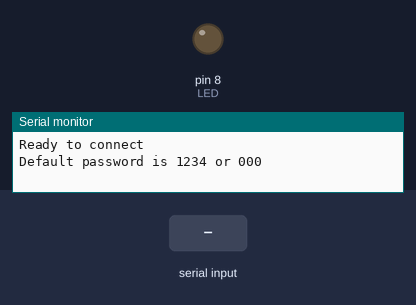
This sketch was run on a simulated Arduino Uno, built with avr-gcc and run on an emulated ATmega328P. Parts: output pins drawn as LEDs (lit = HIGH), the last lines printed to the serial monitor. The test bench sets the inputs (shaded band).

Above: at 2.8 s.
2.9 s: "yes\n" received over the second serial link
At 3.3 s:
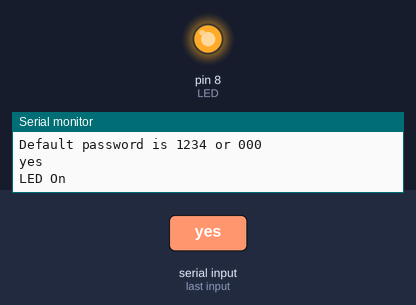
4.5 s: "no\n" received over the second serial link
At 5.5 s:
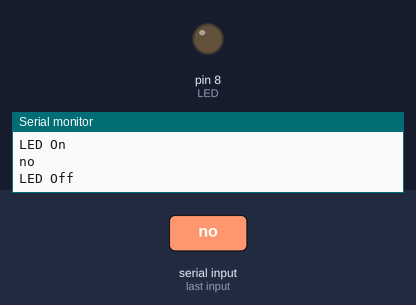
Timing chart, 0 to 7.5 s (numbered marks = the images above; inputs shaded):
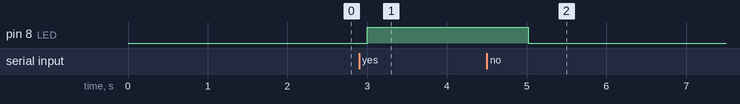

The sketch:

bluetoothHC50Serie.ino
```cpp
#include <SoftwareSerial.h>

SoftwareSerial MyBlue(2, 3); // RX | TX
String receivedData; // Variável para armazenar os dados recebidos
int LED = 8;

void setup() {
  Serial.begin(9600);
  MyBlue.begin(9600);
  pinMode(LED, OUTPUT);
  Serial.println("Ready to connect\nDefault password is 1234 or 000");
}

void loop() {
  if (MyBlue.available()) {
    receivedData = MyBlue.readStringUntil('\n'); // Ler a string até encontrar uma quebra de linha
    receivedData.trim(); // Remove espaços em branco no início e no final da string
    Serial.println(receivedData);

    if (receivedData == "yes") {
      digitalWrite(LED, HIGH);
      Serial.println("LED On");
      MyBlue.println("LED is on👍");
    }
    else if (receivedData == "no") {
      digitalWrite(LED, LOW);
      Serial.println("LED Off");
      MyBlue.println("LED is off👎");
    }
    else if (receivedData == "status") {
      if (digitalRead(LED) == HIGH) {
        MyBlue.println("LED is on😱");
        Serial.println("Status sent: LED is on😱");
      } else {
        MyBlue.println("LED is off😱");
        Serial.println("Status sent: LED is off😱");
      }
    }
  }
  delay(1000);
}
```

Measured:
- after the input at 2.9 s, pin 8 (LED): LOW → HIGH after 0.10 s
- after the input at 4.5 s, pin 8 (LED): HIGH → LOW after 0.52 s
